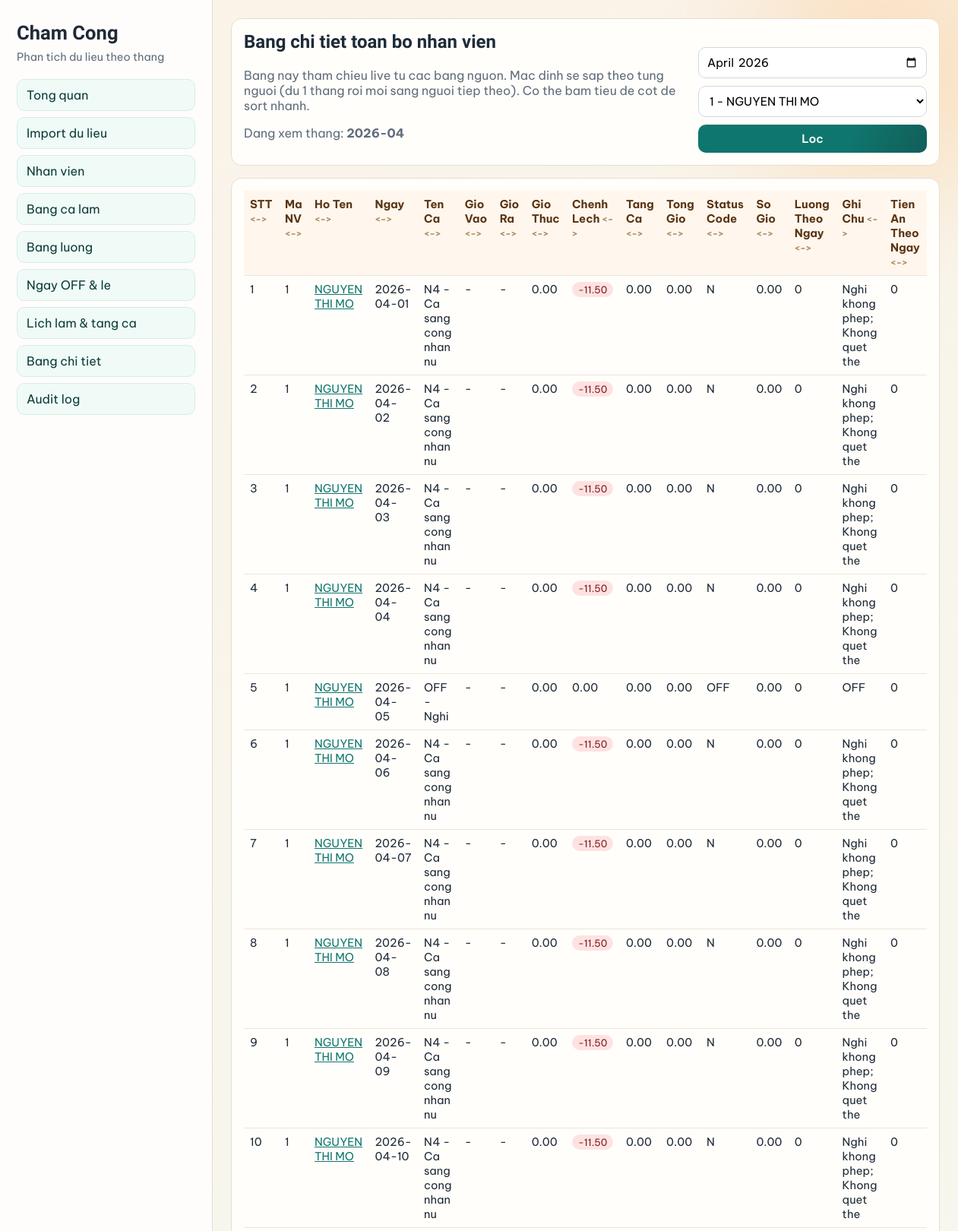
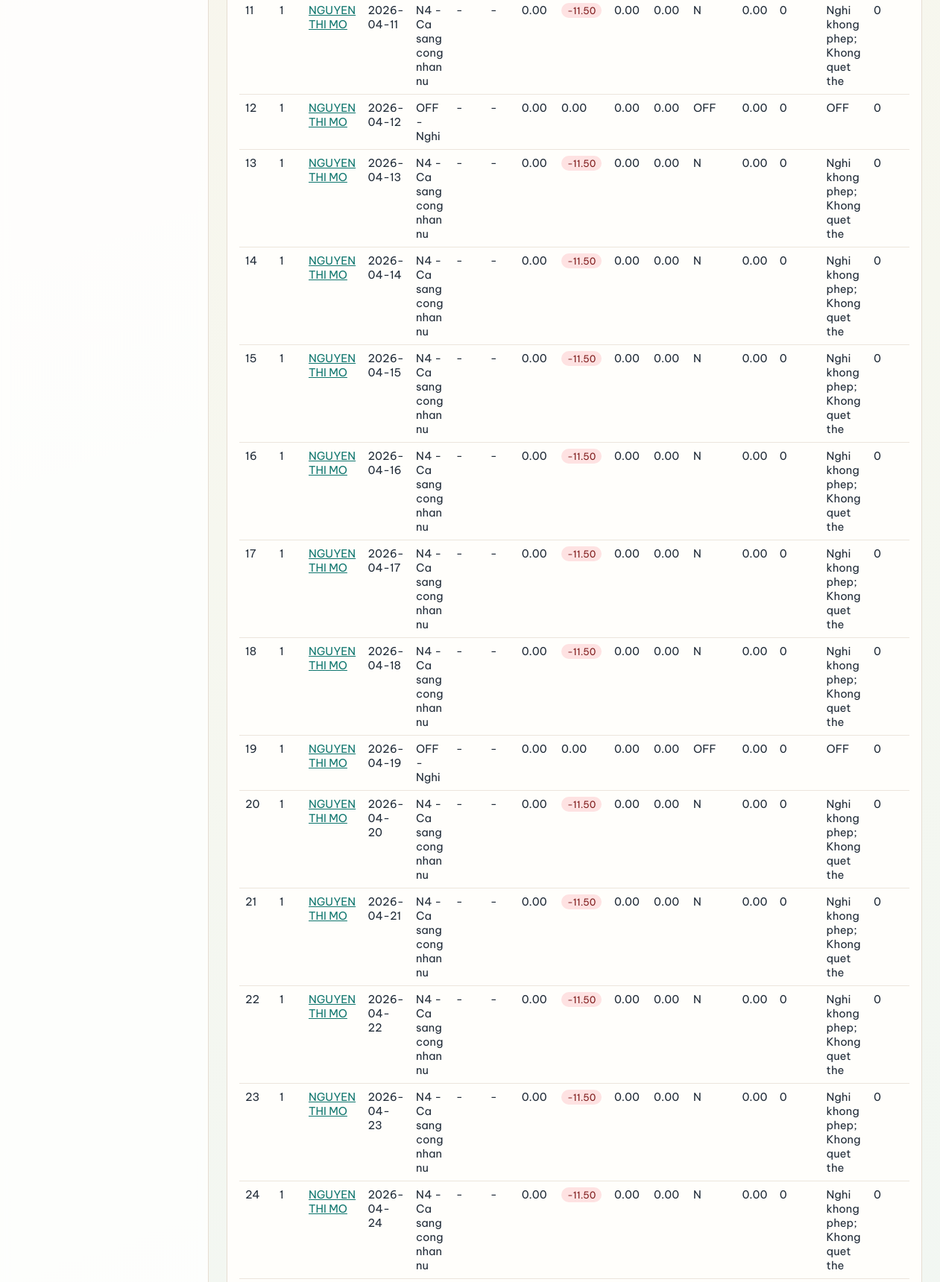
The page /details?employee_id=1 (upper part) on the database its author committed (2 pictures, top to bottom).
### app/models.py (models this page shows)
class TimestampMixin:
    created_at = db.Column(db.DateTime, nullable=False, default=datetime.utcnow)
    updated_at = db.Column(
        db.DateTime,
        nullable=False,
        default=datetime.utcnow,
        onupdate=datetime.utcnow,
    )

class SerializableMixin:
    def to_dict(self):
        payload = {}
        for column in self.__table__.columns:
            value = getattr(self, column.name)
            if isinstance(value, (datetime, date, time)):
                payload[column.name] = value.isoformat()
            elif isinstance(value, Decimal):
                payload[column.name] = float(value)
            else:
                payload[column.name] = value
        return payload

class Employee(db.Model, TimestampMixin, SerializableMixin):
    __tablename__ = "employees"
    id = db.Column(db.Integer, primary_key=True)
    employee_code = db.Column(db.String(32), nullable=False, unique=True, index=True)
    full_name = db.Column(db.String(120), nullable=False)
    gender = db.Column(db.String(16), nullable=True)
    hometown = db.Column(db.String(120), nullable=True)
    birth_year = db.Column(db.Integer, nullable=True)
    default_shift_code = db.Column(
        db.String(16), db.ForeignKey("shift_templates.code"), nullable=False, default="X"
    )
    is_active = db.Column(db.Boolean, nullable=False, default=True)
    default_shift = db.relationship(
        "ShiftTemplate",
        primaryjoin="Employee.default_shift_code == ShiftTemplate.code",
        foreign_keys=[default_shift_code],
    )

class ShiftTemplate(db.Model, TimestampMixin, SerializableMixin):
    __tablename__ = "shift_templates"
    id = db.Column(db.Integer, primary_key=True)
    code = db.Column(db.String(16), nullable=False, unique=True, index=True)
    name = db.Column(db.String(120), nullable=False)
    start_time = db.Column(db.Time, nullable=True)
    end_time = db.Column(db.Time, nullable=True)
    break_minutes = db.Column(db.Integer, nullable=False, default=0)
    standard_hours = db.Column(db.Numeric(5, 2), nullable=False, default=8)
    default_overtime_hours = db.Column(db.Numeric(5, 2), nullable=False, default=0)
    meal_allowance = db.Column(db.Numeric(12, 2), nullable=False, default=0)
    is_leave_code = db.Column(db.Boolean, nullable=False, default=False)
    is_paid_leave = db.Column(db.Boolean, nullable=False, default=False)
    notes = db.Column(db.Text, nullable=True)

### app/routes.py (the view)
    @app.route("/details")
    def details():
        month_key = _safe_month_key(request.args.get("month"))
        employee_id = request.args.get("employee_id", "").strip()
        selected_employee_id = int(employee_id) if employee_id else None
        rows = build_live_month_details(month_key, employee_id=selected_employee_id)
        employees = Employee.query.order_by(Employee.employee_code.asc()).all()
        return render_template(
            "details.html",
            month_key=month_key,
            details=rows,
            employees=employees,
            selected_employee_id=selected_employee_id,
        )

### app/routes.py (called while the page is built)
def _safe_month_key(value):
    if not value:
        return current_month_key()
    try:
        datetime.strptime(value, "%Y-%m")
        return value
    except ValueError:
        return current_month_key()

### app/services/attendance.py (called while the page is built)
def current_month_key():
    return datetime.now().strftime("%Y-%m")

def parse_month_key(month_key):
    year, month = [int(part) for part in month_key.split("-")]
    start = date(year, month, 1)
    end = date(year, month, monthrange(year, month)[1])
    return start, end

def _to_float(value):
    if value is None:
        return 0.0
    return float(value)

def _hours_between(start_at, end_at):
    if not start_at or not end_at:
        return 0.0
    value = (end_at - start_at).total_seconds() / 3600
    return max(value, 0.0)

def _append_note(note_list, text):
    value = (text or "").strip()
    if not value:
        return
    if value not in note_list:
        note_list.append(value)

def build_live_month_details(month_key, employee_id=None):
    payload_rows = _compute_month_detail_payloads(month_key, target_employee_id=employee_id)
    live_rows = []
    for payload in payload_rows:
        row_data = dict(payload)
        employee = row_data.pop("_employee")
        live_row = SimpleNamespace(**row_data)
        live_row.employee = employee
        live_rows.append(live_row)
    return live_rows

### app/templates/details.html (shortened to what this page needs)
{% extends "base.html" %}
{% block content %}
<div class="panel">
    <div class="inline-form">
        <div>
            <h2>Bang chi tiet toan bo nhan vien</h2>
            <p class="muted">Bang nay tham chieu live tu cac bang nguon. Mac dinh se sap theo tung nguoi (du 1 thang roi moi sang nguoi tiep theo). Co the bam tieu de cot de sort nhanh.</p>
            <p class="muted">Dang xem thang: <strong>{{ month_key }}</strong></p>
        </div>
        <form method="get" class="form-grid">
            <input type="month" name="month" value="{{ month_key }}">
            <select name="employee_id">
                {% for row in employees %}
                <option value="{{ row.id }}" {% if selected_employee_id == row.id %}selected{% endif %}>{{ row.employee_code }} - {{ row.full_name }}</option>
                {% endfor %}
            </select>
            <button type="submit">Loc</button>
        </form>
    </div>
</div>
<div class="panel">
    <div class="table-wrap">
        <table id="details-table">
            <thead>
                <tr>
                    <th class="sortable" data-col-index="0" data-sort-type="number">STT</th>
                    <th class="sortable" data-col-index="1" data-sort-type="string">Ma NV</th>
                    <th class="sortable" data-col-index="2" data-sort-type="string">Ho Ten</th>
                    <th class="sortable" data-col-index="3" data-sort-type="date">Ngay</th>
                    <th class="sortable" data-col-index="4" data-sort-type="string">Ten Ca</th>
                    <th class="sortable" data-col-index="5" data-sort-type="datetime">Gio Vao</th>
                    <th class="sortable" data-col-index="6" data-sort-type="datetime">Gio Ra</th>
                    <th class="sortable" data-col-index="7" data-sort-type="number">Gio Thuc</th>
                    <th class="sortable" data-col-index="8" data-sort-type="number">Chenh Lech</th>
                    <th class="sortable" data-col-index="9" data-sort-type="number">Tang Ca</th>
                    <th class="sortable" data-col-index="10" data-sort-type="number">Tong Gio</th>
                    <th class="sortable" data-col-index="11" data-sort-type="string">Status Code</th>
                    <th class="sortable" data-col-index="12" data-sort-type="number">So Gio</th>
                    <th class="sortable" data-col-index="13" data-sort-type="number">Luong Theo Ngay</th>
                    <th class="sortable" data-col-index="14" data-sort-type="string">Ghi Chu</th>
                    <th class="sortable" data-col-index="15" data-sort-type="number">Tien An Theo Ngay</th>
                </tr>
            </thead>
            <tbody>
                {% for row in details %}
                <tr>
                    <td data-sort-value="{{ loop.index }}">{{ loop.index }}</td>
                    <td data-sort-value="{{ row.employee.employee_code }}">{{ row.employee.employee_code }}</td>
                    <td data-sort-value="{{ row.employee.full_name|lower }}"><a href="{{ url_for('employee_detail', employee_id=row.employee.id, month=month_key) }}">{{ row.employee.full_name }}</a></td>
                    <td data-sort-value="{{ row.work_date }}">{{ row.work_date }}</td>
                    <td data-sort-value="{{ (row.shift_code ~ ' ' ~ row.shift_name)|lower }}">{{ row.shift_code }} - {{ row.shift_name }}</td>
                    <td data-sort-value="{{ row.check_in.isoformat() if row.check_in else '' }}">{{ row.check_in.strftime('%Y-%m-%d %H:%M') if row.check_in else '-' }}</td>
                    <td data-sort-value="{{ row.check_out.isoformat() if row.check_out else '' }}">{{ row.check_out.strftime('%Y-%m-%d %H:%M') if row.check_out else '-' }}</td>
                    <td data-sort-value="{{ row.actual_work_hours }}">{{ "%.2f"|format(row.actual_work_hours) }}</td>
                    <td>
                        {% if row.deviation_hours < 0 %}
                            <span class="badge badge-warn" data-sort-value="{{ row.deviation_hours }}">{{ "%.2f"|format(row.deviation_hours) }}</span>
                        {% else %}
                            <span data-sort-value="{{ row.deviation_hours }}">{{ "%.2f"|format(row.deviation_hours) }}</span>
                        {% endif %}
                    </td>
                    <td data-sort-value="{{ row.overtime_hours }}">{{ "%.2f"|format(row.overtime_hours) }}</td>
                    <td data-sort-value="{{ row.total_span_hours }}">{{ "%.2f"|format(row.total_span_hours) }}</td>
                    <td data-sort-value="{{ row.status_code }}">{{ row.status_code }}</td>
                    <td data-sort-value="{{ row.paid_hours }}">{{ "%.2f"|format(row.paid_hours) }}</td>
                    <td data-sort-value="{{ row.daily_wage }}">{{ "{:,.0f}".format(row.daily_wage) }}</td>
                    <td data-sort-value="{{ (row.notes or '')|lower }}">{{ row.notes or '-' }}</td>
                    <td data-sort-value="{{ row.meal_allowance_daily }}">{{ "{:,.0f}".format(row.meal_allowance_daily) }}</td>
                </tr>
                {% else %}
                <tr>
                    <td colspan="16">Chua co du lieu chi tiet.</td>
                </tr>
                {% endfor %}
            </tbody>
        </table>
    </div>
</div>
{% endblock %}

### app/static/css/style.css (style rules this page uses)
:root { --bg: #f7f4ed; --panel: #fffefb; --ink: #1f2a37; --muted: #5f6c7b; --brand: #0f766e; --accent: #f97316; --warn: #dc2626; --ok: #15803d; --line: #e6ddd2; }
* { box-sizing: border-box; }
body { margin: 0; color: var(--ink); font-family: "Be Vietnam Pro", sans-serif; background: linear-gradient(160deg, #faf3e8 0%, #f6f7ef 40%, #ebf6f8 100%); min-height: 100vh; }
h2 { margin-top: 0; font-family: "Sora", sans-serif; }
.panel { background: var(--panel); border: 1px solid var(--line); border-radius: 14px; padding: 16px; margin-bottom: 16px; }
.form-grid { display: grid; grid-template-columns: repeat(auto-fit, minmax(160px, 1fr)); gap: 10px; }
input, select, button, textarea { width: 100%; border: 1px solid #d2d8df; border-radius: 10px; padding: 9px 10px; font-size: 0.95rem; font-family: inherit; background: #fff; }
button { background: linear-gradient(120deg, var(--brand), #0f766e 65%, #115e59); color: white; font-weight: 600; border: none; cursor: pointer; }
table { width: 100%; border-collapse: collapse; font-size: 0.92rem; }
th, td { border-bottom: 1px solid #ece5dc; padding: 8px; text-align: left; vertical-align: top; }
th { background: #fff7ed; color: #5a3413; position: sticky; top: 0; }
th.sortable { cursor: pointer; user-select: none; position: sticky; }
th.sortable::after { content: " <->"; color: #b08a62; font-size: 0.8rem; }
.table-wrap { overflow: auto; max-height: 65vh; }
a { color: #0f766e; }
.inline-form { display: grid; grid-template-columns: 1fr auto; gap: 8px; align-items: end; }
.muted { color: var(--muted); }
.badge { display: inline-block; padding: 2px 8px; border-radius: 999px; font-size: 0.8rem; background: #fef3c7; color: #92400e; }
.badge.badge-warn { background: #fee2e2; color: #7f1d1d; }

### rows shown on the page
Employee: employee.employee_code "1" "1" "1" "1" "1" "1" "1" "1" "1" "1" "1" "1" "1" "1" "1" "1" "1" "1" "1" "1" "1" "1" "1" "1", employee.full_name "NGUYEN THI MO" "NGUYEN THI MO" "NGUYEN THI MO" "NGUYEN THI MO" "NGUYEN THI MO" "NGUYEN THI MO" "NGUYEN THI MO" "NGUYEN THI MO" "NGUYEN THI MO" "NGUYEN THI MO" "NGUYEN THI MO" "NGUYEN THI MO" "NGUYEN THI MO" "NGUYEN THI MO" "NGUYEN THI MO" "NGUYEN THI MO" "NGUYEN THI MO" "NGUYEN THI MO" "NGUYEN THI MO" "NGUYEN THI MO" "NGUYEN THI MO" "NGUYEN THI MO" "NGUYEN THI MO" "NGUYEN THI MO"
ShiftTemplate: shift_name "Ca sang cong nhan nu" "Ca sang cong nhan nu" "Ca sang cong nhan nu" "Ca sang cong nhan nu" "Ca sang cong nhan nu" "Ca sang cong nhan nu" "Ca sang cong nhan nu" "Ca sang cong nhan nu" "Ca sang cong nhan nu" "Ca sang cong nhan nu" "Ca sang cong nhan nu" "Ca sang cong nhan nu" "Ca sang cong nhan nu" "Ca sang cong nhan nu" "Ca sang cong nhan nu" "Ca sang cong nhan nu" "Ca sang cong nhan nu" "Ca sang cong nhan nu" "Ca sang cong nhan nu" "Ca sang cong nhan nu" "Ca sang cong nhan nu"

### other values the page prints
{{ month_key }} "2026-04"
{{ row.work_date }} "2026-04-01" "2026-04-02" "2026-04-03" "2026-04-04" "2026-04-05" "2026-04-06" "2026-04-07" "2026-04-08" "2026-04-09" "2026-04-10" "2026-04-11" "2026-04-12" "2026-04-13" "2026-04-14" "2026-04-15" "2026-04-16" "2026-04-17" "2026-04-18" "2026-04-19" "2026-04-20" "2026-04-21" "2026-04-22" "2026-04-23" "2026-04-24"
{{ row.shift_code }} "N4" "N4" "N4" "N4" "OFF" "N4" "N4" "N4" "N4" "N4" "N4" "OFF" "N4" "N4" "N4" "N4" "N4" "N4" "OFF" "N4" "N4" "N4" "N4" "N4"
{{ row.check_in.strftime('%Y-%m-%d %H:%M') if row.check_in else '-' }} "-" "-" "-" "-" "-" "-" "-" "-" "-" "-" "-" "-" "-" "-" "-" "-" "-" "-" "-" "-" "-" "-" "-" "-"
{{ row.check_out.strftime('%Y-%m-%d %H:%M') if row.check_out else '-' }} "-" "-" "-" "-" "-" "-" "-" "-" "-" "-" "-" "-" "-" "-" "-" "-" "-" "-" "-" "-" "-" "-" "-" "-"
{{ "%.2f"|format(row.actual_work_hours) }} "0.00" "0.00" "0.00" "0.00" "0.00" "0.00" "0.00" "0.00" "0.00" "0.00" "0.00" "0.00" "0.00" "0.00" "0.00" "0.00" "0.00" "0.00" "0.00" "0.00" "0.00" "0.00" "0.00" "0.00"
{{ "%.2f"|format(row.deviation_hours) }} "-11.50" "-11.50" "-11.50" "-11.50" "-11.50" "-11.50" "-11.50" "-11.50" "-11.50" "-11.50" "-11.50" "-11.50" "-11.50" "-11.50" "-11.50" "-11.50" "-11.50" "-11.50" "-11.50" "-11.50" "-11.50"
{{ "%.2f"|format(row.overtime_hours) }} "0.00" "0.00" "0.00" "0.00" "0.00" "0.00" "0.00" "0.00" "0.00" "0.00" "0.00" "0.00" "0.00" "0.00" "0.00" "0.00" "0.00" "0.00" "0.00" "0.00" "0.00" "0.00" "0.00" "0.00"
{{ "%.2f"|format(row.total_span_hours) }} "0.00" "0.00" "0.00" "0.00" "0.00" "0.00" "0.00" "0.00" "0.00" "0.00" "0.00" "0.00" "0.00" "0.00" "0.00" "0.00" "0.00" "0.00" "0.00" "0.00" "0.00" "0.00" "0.00" "0.00"
{{ row.status_code }} "N" "N" "N" "N" "OFF" "N" "N" "N" "N" "N" "N" "OFF" "N" "N" "N" "N" "N" "N" "OFF" "N" "N" "N" "N" "N"
{{ "%.2f"|format(row.paid_hours) }} "0.00" "0.00" "0.00" "0.00" "0.00" "0.00" "0.00" "0.00" "0.00" "0.00" "0.00" "0.00" "0.00" "0.00" "0.00" "0.00" "0.00" "0.00" "0.00" "0.00" "0.00" "0.00" "0.00" "0.00"
{{ "{:,.0f}".format(row.daily_wage) }} "0" "0" "0" "0" "0" "0" "0" "0" "0" "0" "0" "0" "0" "0" "0" "0" "0" "0" "0" "0" "0" "0" "0" "0"
{{ row.notes or '-' }} "Nghi khong phep; Khong quet the" "Nghi khong phep; Khong quet the" "Nghi khong phep; Khong quet the" "Nghi khong phep; Khong quet the" "OFF" "Nghi khong phep; Khong quet the" "Nghi khong phep; Khong quet the" "Nghi khong phep; Khong quet the" "Nghi khong phep; Khong quet the" "Nghi khong phep; Khong quet the" "Nghi khong phep; Khong quet the" "OFF" "Nghi khong phep; Khong quet the" "Nghi khong phep; Khong quet the" "Nghi khong phep; Khong quet the" "Nghi khong phep; Khong quet the" "Nghi khong phep; Khong quet the" "Nghi khong phep; Khong quet the" "OFF" "Nghi khong phep; Khong quet the" "Nghi khong phep; Khong quet the" "Nghi khong phep; Khong quet the" "Nghi khong phep; Khong quet the" "Nghi khong phep; Khong quet the"
{{ "{:,.0f}".format(row.meal_allowance_daily) }} "0" "0" "0" "0" "0" "0" "0" "0" "0" "0" "0" "0" "0" "0" "0" "0" "0" "0" "0" "0" "0" "0" "0" "0"
{{ row.shift_name }} "Nghi" "Nghi" "Nghi"
